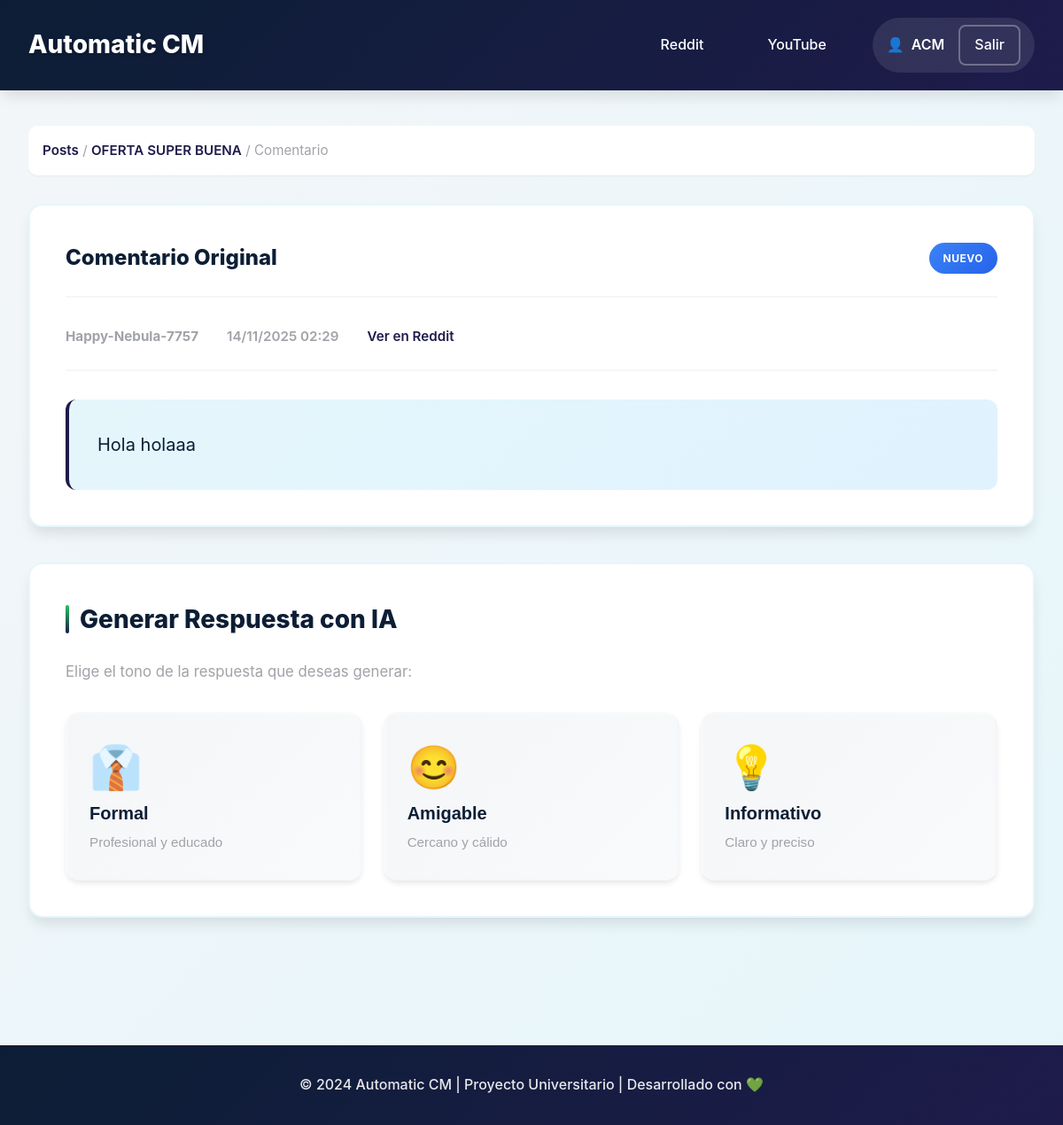
Page /dashboard/reddit/comment/norv0br/ (signed in) on the committed database.
### dashboard/models.py (models this page shows, shortened)
class Comment(models.Model):
    post = models.ForeignKey(RedditPost, on_delete=models.CASCADE, related_name='comments')
    comment_id = models.CharField(max_length=100, unique=True)
    author = models.CharField(max_length=100)
    content = models.TextField()
    permalink = models.URLField()
    parent_id = models.CharField(max_length=100, null=True, blank=True)
    created_at = models.DateTimeField()
    fetched_at = models.DateTimeField(auto_now_add=True)
    class Meta:
        ordering = ['-created_at']
        verbose_name = 'Comment'
        verbose_name_plural = 'Comments'
    @property
    def status_badge(self):
        try:
            if self.response.status == 'published':
                return {'text': 'Publicado', 'class': 'status-published'}
            elif self.response.status == 'pending':
                return {'text': 'Pendiente', 'class': 'status-pending'}
            elif self.response.status == 'rejected':
                return {'text': 'Rechazado', 'class': 'status-rejected'}
        except Response.DoesNotExist:
            return {'text': 'Nuevo', 'class': 'status-new'}

class RedditPost(models.Model):
    user = models.ForeignKey(User, on_delete=models.CASCADE, related_name='reddit_posts')
    post_id = models.CharField(max_length=100, unique=True)
    title = models.TextField()
    url = models.URLField()
    permalink = models.URLField()
    subreddit = models.CharField(max_length=100)
    author = models.CharField(max_length=100)
    created_at = models.DateTimeField()
    last_checked = models.DateTimeField(auto_now=True)
    is_active = models.BooleanField(default=True)
    is_own_post = models.BooleanField(default=False)  # Para identificar posts creados por la app
    image = models.ImageField(upload_to='reddit_images/', null=True, blank=True)  # Para imágenes
    class Meta:
        ordering = ['-created_at']
        verbose_name = 'Reddit Post'
        verbose_name_plural = 'Reddit Posts'

### dashboard/views.py (the view)
# urls.py: path('reddit/comment/<str:comment_id>/', views.comment_detail, name='comment_detail'),
@login_required
def comment_detail(request, comment_id):
    comment = get_object_or_404(Comment, comment_id=comment_id)
    if comment.post.user != request.user:
        messages.error(request, 'No tienes permiso para ver este comentario')
        return redirect('reddit_manager')
    try:
        response = comment.response
    except Response.DoesNotExist:
        response = None
    context = {
        'comment': comment,
        'response': response,
        'available_tones': ['formal', 'friendly', 'informative']
    }
    return render(request, 'dashboard/comment_detail.html', context)

### dashboard/templates/dashboard/comment_detail.html (shortened to what this page needs)
{% extends 'dashboard/base.html' %}
{% block content %}
<div class="comment-detail-view">
    <nav class="breadcrumb">
        <a href="{% url 'reddit_manager' %}">Posts</a> /
        <a href="{% url 'post_detail' comment.post.post_id %}">{{ comment.post.title|truncatewords:5 }}</a> /
        <span>Comentario</span>
    </nav>
    <div class="comment-display-card">
        <div class="card-header">
            <h3>Comentario Original</h3>
            <span class="status-badge {{ comment.status_badge.class }}">
                {{ comment.status_badge.text }}
            </span>
        </div>
        <div class="comment-info">
            <span class="info-item">
                <strong>{{ comment.author }}</strong>
            </span>
            <span class="info-item">
                {{ comment.created_at|date:"d/m/Y H:i" }}
            </span>
            <a href="{{ comment.permalink }}" target="_blank" class="info-item link">
                Ver en Reddit
            </a>
        </div>
        <div class="comment-text">
            {{ comment.content }}
        </div>
    </div>
    {% if not response or response.status == 'rejected' %}
    <div class="generation-section">
        <h3 class="section-title">Generar Respuesta con IA</h3>
        <p class="section-subtitle">Elige el tono de la respuesta que deseas generar:</p>
        <div class="tone-buttons">
            <button onclick="generateResponse('formal')" class="btn-tone" data-tone="formal">
                <span class="tone-icon">👔</span>
                <span class="tone-name">Formal</span>
                <span class="tone-desc">Profesional y educado</span>
            </button>
            <button onclick="generateResponse('friendly')" class="btn-tone" data-tone="friendly">
                <span class="tone-icon">😊</span>
                <span class="tone-name">Amigable</span>
                <span class="tone-desc">Cercano y cálido</span>
            </button>
            <button onclick="generateResponse('informative')" class="btn-tone" data-tone="informative">
                <span class="tone-icon">💡</span>
                <span class="tone-name">Informativo</span>
                <span class="tone-desc">Claro y preciso</span>
            </button>
        </div>
    </div>
    {% endif %}
</div>
{% endblock %}

### dashboard/templates/dashboard/base.html (shortened to what this page needs)
<!DOCTYPE html>
<html lang="es">
<head>
    {% load static %}
    <link rel="stylesheet" href="{% static 'dashboard/css/styles.css' %}">
</head>
<body>
    <header class="header">
        <div class="container">
            <div class="header-content">
                <h1 class="logo">Automatic CM</h1>
                <nav class="nav">
                    <a href="{% url 'reddit_manager' %}" class="nav-link">
                        Reddit
                    </a>
                    <a href="{% url 'youtube_manager' %}" class="nav-link">
                        YouTube
                    </a>
                    <div class="user-info">
                        <span class="username">{{ user.username }}</span>
                        <a href="{% url 'admin:logout' %}?next={% url 'reddit_manager' %}" class="btn-logout">
                            Salir
                        </a>
                    </div>
                </nav>
            </div>
        </div>
    </header>
    <main class="main-content">
        <div class="container">
            {% block content %}
            {% endblock %}
        </div>
    </main>
    <footer class="footer">
        <div class="container">
            <p>© 2024 Automatic CM | Proyecto Universitario | Desarrollado con 💚</p>
        </div>
    </footer>
</body>
</html>

### rows in the picture
Comment: post "OFERTA SUPER BUENA", status_badge.text "NUEVO", author "Happy-Nebula-7757", created_at "14/11/2025 02:29", content "Hola holaaa"

### other values in the picture
{{ user.username }} "ACM"
